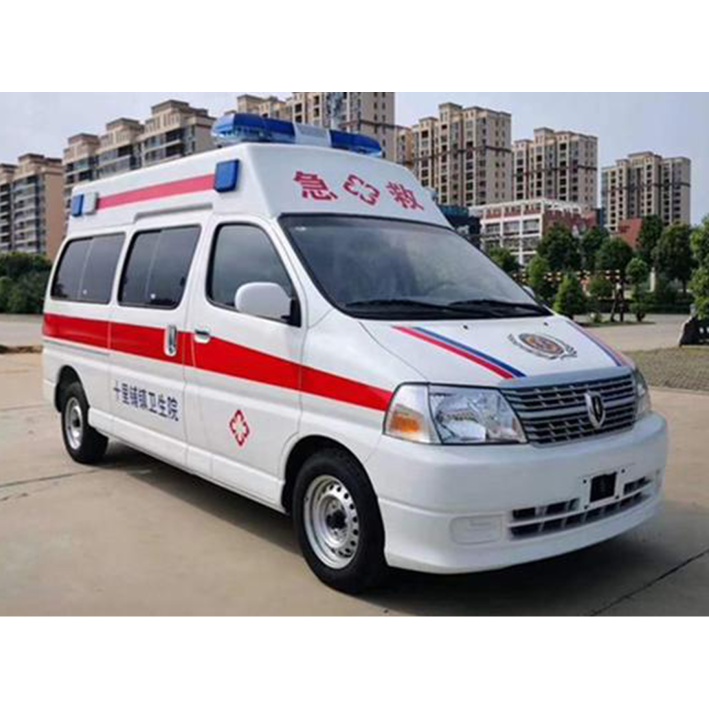
#> input picture generate_classify_19_dataset/Datasets_2/ambulance/ambulance_001.jpg, 1417 x 1417 px (shown at 1/2 size); its folder holds 3 pictures in this run
$ python main.py
#> lines starting #> are read from the running program, lines starting #| are printed output that depends on the picture; after the words box and inside, x2 and y2 are one past the last pixel; in counts of white or black regions, pixels touching at a corner belong together; pictures that were not available may be replaced by others from this repository, and a replacement may not be noted
### generate_classify_19_dataset/utils/Augmentation.py
import random

import cv2
import numpy as np
import tensorflow as tf
import imutils
import os
from tqdm import tqdm


# [4 lines left out: function gamma_table, not called in this run]


class MyImgAugmentation:
    def __init__(self,
                 useRotation=False, rotationRange=15,  # [-x, x]度内任意旋转
                 useSVNoise=False,SRange=(-2,2),VRange=(10,50),
                 usePerspectTrans=False,perspectScale=0.05,
                 useGaussianNoise=False,gaussianMean=0,gaussianSigma=0.8,
                 useExposure=False, exposureRatio=2.10,  # 1.95
                 useSharpness=False, sharpness=5
                 ):
        self.useRotation = useRotation
        self.useSVNoise = useSVNoise
        self.usePerspectTrans = usePerspectTrans
        self.useGaussianNoise = useGaussianNoise
        self.useExposure = useExposure
        self.useSharpness = useSharpness

        self.rotationRange = rotationRange
        self.SRange = SRange
        self.VRange = VRange
        self.perspectScale = perspectScale
        self.gaussianMean = gaussianMean
        self.gaussianSigma = gaussianSigma
        self.exposureRatio=exposureRatio
        self.sharpness = sharpness

    def applyAugmentation(self, img):
        img1 = np.copy(img)
        if self.useSharpness is True:
            img1 = self.adjust_sharpness(img1)
        if self.useExposure is True:
            img1 = self.adjust_exposure(img1)
        if self.useSVNoise is True:
            img1 = self.randomSV(img1)
        if self.useGaussianNoise is True:
            img1 = self.randomGaussianNoise(img1)
        if self.usePerspectTrans is True:
            img1 = self.randomPerspectiveTransform(img1)
        if self.useRotation is True:
            img1 = self.randomRotation(img1)
        img1 = self.gamma_transform(img1,np.random.uniform(0.3,3,[1]))
        return img1

    # [54 lines left out: functions randomRotation, randomSV, randomPerspectiveTransform, randomGaussianNoise, not called in this run]

    def adjust_exposure(self, img):
        adjusted_image = cv2.convertScaleAbs(img, alpha=self.exposureRatio, beta=0)
        return adjusted_image

    def adjust_sharpness(self, img):
        blurred_image = cv2.GaussianBlur(img, (self.sharpness, self.sharpness), 0)
        return blurred_image

    def gamma_transform(self, img, gamma):
        is_gray = img.ndim == 2 or img.shape[1] == 1
        if is_gray:
            img = cv2.cvtColor(img, cv2.COLOR_GRAY2BGR)
        hsv = cv2.cvtColor(img, cv2.COLOR_BGR2HSV)
        illum = hsv[..., 2] / 255.
        illum = np.power(illum, gamma)
        v = illum * 255.
        v[v > 255] = 255
        v[v < 0] = 0
        hsv[..., 2] = v.astype(np.uint8)
        img = cv2.cvtColor(hsv, cv2.COLOR_HSV2BGR)
        if is_gray:
            img = cv2.cvtColor(img, cv2.COLOR_BGR2GRAY)
        return img


# [37 lines left out: functions applyAug2DataPath, calculate_exposure, adjust_exposure, not called in this run]


# [3 lines that do not run on import are left out]
    # [27 lines of commented-out code are left out]

### generate_classify_19_dataset/main.py
import cv2
import numpy as np
import random
import math
import os
from tqdm import tqdm
from utils import Augmentation

count = 0


# 将黑变白，非黑变白
def getMask(src):
    srcImg = np.copy(src)
    srcImg[np.all(srcImg == [0, 0, 0], axis=-1)] = [120, 120, 120]
    srcImg[np.any(srcImg != [120, 120, 120], axis=-1)] = [0, 0, 0]
    srcImg[np.any(srcImg != [0, 0, 0], axis=-1)] = [255, 255, 255]

    # dst = cv2.cvtColor(srcImg, cv2.COLOR_BGR2GRAY)
    return srcImg


def pinImg2Bg(src, bg, srcCoords, bgCoords):
    addition = np.ones_like(src)
    src = cv2.add(addition, src)
    m = cv2.getPerspectiveTransform(srcCoords, bgCoords)
    blackBgSrc = cv2.warpPerspective(src, m, (src.shape[1], src.shape[0]))
    # cv2.imshow('b', blackBgSrc)
    maskImg = getMask(blackBgSrc)

    g = cv2.bitwise_and(maskImg, bg)
    # cv2.imshow('g', g)
    dst = cv2.bitwise_xor(g, blackBgSrc)
    return dst


def get_coord(bg):
    global count
    h,w,_ = bg.shape
    center = np.array([w / 2, h / 2])
    r = random.uniform(0,0.1)
    angle = count % 360
    theta = angle / 360.0 * math.pi
    count += 10
    if count >= 360:
        count = 0
    ml = min(w, h) // (2+r)
    # theta = random.uniform(0, 2*math.pi)  # Anticlockwise
    vec_1 = np.array([ml * math.cos(theta), ml * math.sin(theta)])
    vec_1t = np.array([-ml * math.cos(theta), -ml * math.sin(theta)])
    vec_2 = np.array([ml * math.cos(theta + 1/2*math.pi), ml * math.sin(theta + 1/2*math.pi)])
    vec_2t = np.array([-ml * math.cos(theta + 1/2*math.pi), -ml * math.sin(theta + 1/2*math.pi)])
    p1 = center + vec_1
    p1_t = center + vec_1t
    p2 = center + vec_2
    p2_t = center + vec_2t
    # [9 lines of commented-out code are left out]
    return np.float32([p1,p2,p1_t,p2_t])


def generate_img(src_img_path, bg_path, new_h, new_w):
    src_img = cv2.imread(src_img_path)
    bg = cv2.imread(bg_path)
    bg = cv2.resize(bg, (new_w, new_h))
    src = cv2.resize(src_img, (bg.shape[1], bg.shape[0]))
    dst_coords = get_coord(bg)
    src_coords = np.float32([[bg.shape[1] - 1, bg.shape[0] - 1],
                           [0, bg.shape[0] - 1],
                           [0, 0],
                           [bg.shape[1] - 1, 0]])
    genImg = pinImg2Bg(src, bg, src_coords, dst_coords)
    return genImg


def get_img_paths(root) -> dict:
    old_dataset = {}
    for cls in os.listdir(root):
        old_dataset[f"{cls}"] = []  # 初始化每个类别的空列表
        for img_path in os.listdir(f"{root}/{cls}"):
            old_dataset[f"{cls}"].append(f"{root}/{cls}/{img_path}")
#> pass 2 of the loop in get_img_paths, `for cls in os.listdir(root):`:
    return old_dataset


def get_bg_paths(root) -> list:
    bg_paths = []
    for bg_path in os.listdir(f"{root}"):
        bg_paths.append(f"{root}/{bg_path}")
    return bg_paths


def get_classes(root) -> list:
    classes = []
    for cls in os.listdir(f"{root}"):
        classes.append(f"{cls}")
    return classes


def create_data(dataset_root, create_num, imgs_root, bgs_path, h, w, initial_code=0, use_augm=True):
    contents = os.listdir(imgs_root)
    classes = [item for item in contents if os.path.isdir(os.path.join(imgs_root, item))]
    print(classes)
    if os.path.exists(f'{dataset_root}') is not True:
        os.makedirs(f'{dataset_root}')
    for cls in classes:
        if os.path.exists(f'{dataset_root}/{cls}') is not True:
            os.makedirs(f'{dataset_root}/{cls}')
    dataset = get_img_paths(imgs_root)
    bgs = get_bg_paths(bgs_path)
    for class_ in classes:
        t = initial_code
        with tqdm(total=create_num-t) as pbar:
            while t < create_num:
                try:
                    img = dataset[f"{class_}"][t % len(dataset[f"{class_}"])]
                    if img is None:
                        continue
                    random.shuffle(bgs)
                    bg = bgs[0]
                    # img = img[:, :, ::-1]
                    t += 1
                    pbar.update(1)
                    gen = generate_img(img, bg, h, w)
#> in generate_img, src_img is the input picture: shape (1417, 1417, 3); mean B, G, R 165.1, 161.9, 165.9
#> in generate_img, `bg = cv2.resize(bg, (new_w, new_h))`:
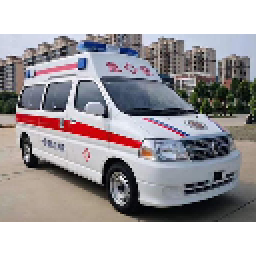
#> bg: shape (128, 128, 3) (shown 2 times larger); mean B, G, R 165.3, 162.1, 166.2
#> in generate_img, `dst_coords = get_coord(bg)`: dst_coords = [[125, 64], [64, 125], [3, 64], [64, 3]]
#> in pinImg2Bg, `src = cv2.add(addition, src)`: addition: shape (128, 128, 3); every value is 1
#> in pinImg2Bg, `m = cv2.getPerspectiveTransform(srcCoords, bgCoords)`: m = [[0.48, 0.48, 3], [-0.48, 0.48, 64], [0, 0, 1]]
#> in pinImg2Bg, `blackBgSrc = cv2.warpPerspective(src, m, (src.shape[1], src.shape[0]))`:
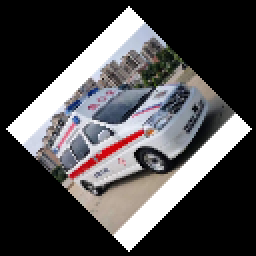
#> blackBgSrc: shape (128, 128, 3) (shown 2 times larger); mean of channels 0, 1, 2 76.7, 75.2, 77.1; drawn as B, G, R
#> in getMask, `srcImg[np.all(srcImg == [0, 0, 0], axis=-1)] = [120, 120, 120]`:
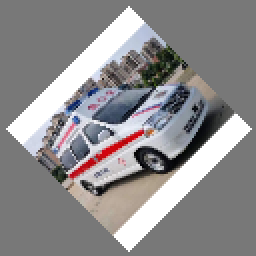
#> srcImg: shape (128, 128, 3) (shown 2 times larger); mean of channels 0, 1, 2 141.3, 139.8, 141.7; drawn as B, G, R
#> in getMask, `srcImg[np.any(srcImg != [120, 120, 120], axis=-1)] = [0, 0, 0]`:
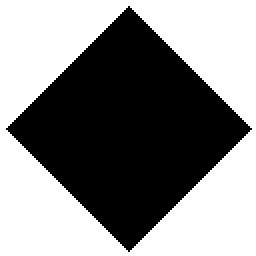
#> srcImg: shape (128, 128, 3) (shown 2 times larger); values 0 (black) and 120 (white), 53.8% white; 1 black region, box (x1, y1, x2, y2) and area: (3, 3, 126, 126) 7565
#> in pinImg2Bg, `g = cv2.bitwise_and(maskImg, bg)`:
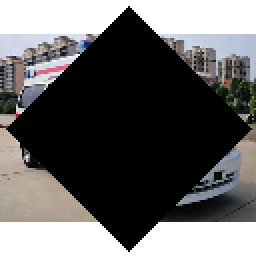
#> g: shape (128, 128, 3) (shown 2 times larger); mean of channels 0, 1, 2 99.3, 99.4, 100.6; drawn as B, G, R
#> in pinImg2Bg, `dst = cv2.bitwise_xor(g, blackBgSrc)`:
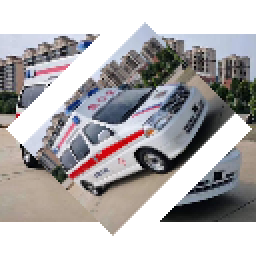
#> dst: shape (128, 128, 3) (shown 2 times larger); mean of channels 0, 1, 2 176, 174.6, 177.6; drawn as B, G, R
                    if use_augm is True:
                        my_aug = Augmentation.MyImgAugmentation()
                        gen = my_aug.applyAugmentation(gen)
#> in gamma_transform, `hsv = cv2.cvtColor(img, cv2.COLOR_BGR2HSV)`: hsv: shape (128, 128, 3); mean H, S, V 49.6, 28.1, 183.7
#> in gamma_transform, `hsv[..., 2] = v.astype(np.uint8)`: hsv: shape (128, 128, 3); mean H, S, V 49.6, 28.1, 158.9
#> in gamma_transform, `img = cv2.cvtColor(hsv, cv2.COLOR_HSV2BGR)`:
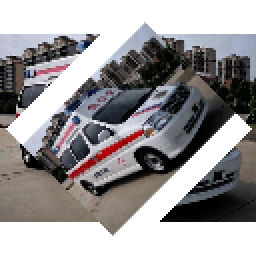
#> img: shape (128, 128, 3) (shown 2 times larger); mean B, G, R 153.3, 152, 154.6
                    cv2.imwrite(f'{dataset_root}/{class_}/{t}.jpg', gen)
                except:
                    pass
#> pass 2 of the loop in create_data, `for class_ in classes:`:
#> in create_data, `t = initial_code`: t = 0
#> in create_data, `t += 1`: t = 1
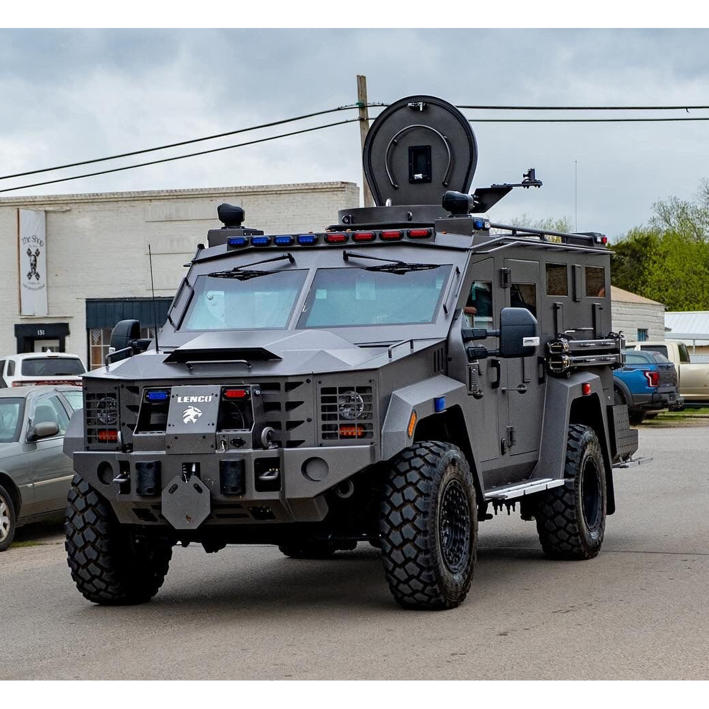
#> input picture generate_classify_19_dataset/Datasets_2/armoured_car/armoured_car_001.jpg, 1417 x 1417 px (shown at 1/2 size)
#> in generate_img, src_img is the input picture: shape (1417, 1417, 3); mean B, G, R 137.3, 134.6, 131.1
#> in getMask (call 11), `srcImg[np.any(srcImg != [120, 120, 120], axis=-1)] = [0, 0, 0]`:
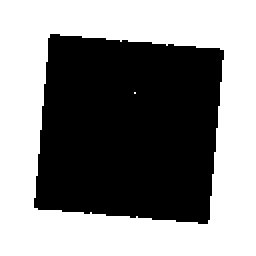
#> srcImg: shape (128, 128, 3) (shown 2 times larger); values 0 (black) and 120 (white), 53.2% white; 1 black region, box (x1, y1, x2, y2) and area: (17, 17, 112, 112) 7671
#> in gamma_transform (call 11), `img = cv2.cvtColor(hsv, cv2.COLOR_HSV2BGR)`:
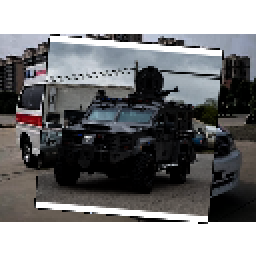
#> img: shape (128, 128, 3) (shown 2 times larger); mean B, G, R 128.5, 127.2, 126.9
                    # print(img)


if __name__ == '__main__':

    src_root = './Datasets_2'
    bg_root = './bg'
    dataset_root = './dataset'
    # create_num = int(360/10)*160*2  # 每类都创建n个图片
    create_data(dataset_root,   # 生成的数据集在这个文件夹
                10, # 每类图片生成的数量
                src_root,   # 官方数据集
                bg_root,    # 背景文件夹路径
                128, 128,   # 生成图片尺寸
                initial_code=0  # dataset里原本有的图片数量（每类）
                )
    # [4 lines of commented-out code are left out]
